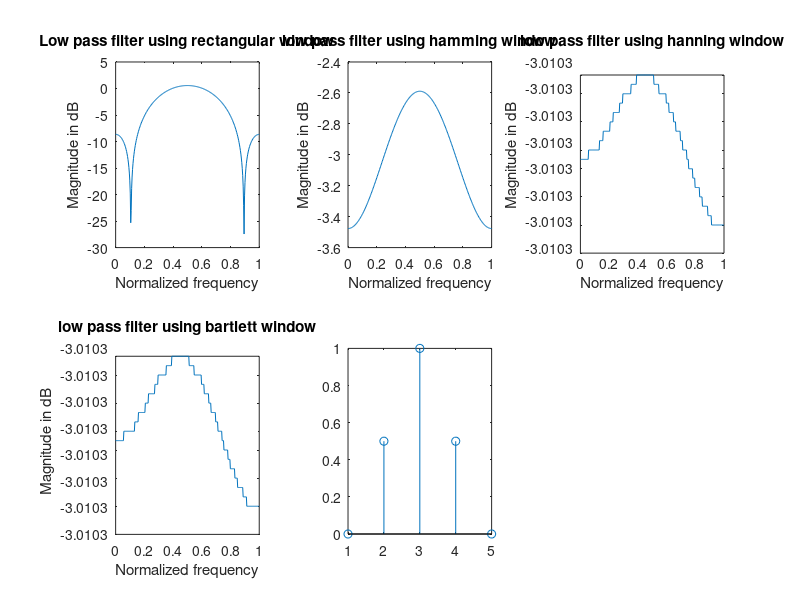

Write the MATLAB code that produced this figure.
clc;
clear;
close all;
wc1=0.25*pi;
wc2=0.75*pi;
N = input('Enter the value of N=');
alpha = (N-1)/2;
eps = 0.001;
n = 0:1:N-1;
hd = (sin(wc1*(n-alpha+eps))-sin(wc2*(n-alpha+eps)))./(pi*(n-alpha+eps));
wr = boxcar(N);
wh=hamming(N);
wn=hanning(N);
wt=bartlett(N);
hn = hd.*wr';
hn1=hd.*wh';
hn2=hd.*wn';
hn3=hd.*wt';
w = 0:0.01:pi;
h = freqz(hn,1,w);
h1 = freqz(hn1,1,w);
h2 = freqz(hn2,1,w);
h3=freqz(hn3,1,w);
figure;
subplot(2,3,1);
plot(w/pi,10*log10(abs(h)));
title('Low pass filter using rectangular window');
xlabel('Normalized frequency');
ylabel('Magnitude in dB');
subplot(2,3,2);
plot(w/pi,10*log10(abs(h1)));
title('low pass filter using hamming window');
xlabel('Normalized frequency');
ylabel('Magnitude in dB');
subplot(2,3,3);
plot(w/pi,10*log10(abs(h2)));
title('low pass filter using hanning window');
xlabel('Normalized frequency');
ylabel('Magnitude in dB');
subplot(2,3,4);
plot(w/pi,10*log10(abs(h3)));
title('low pass filter using bartlett window');
xlabel('Normalized frequency');
ylabel('Magnitude in dB');
subplot(2,3,5);
title('Triangular window Sequence');
xlabel('No. of Samples');
ylabel('Amplitude');
stem(wt)